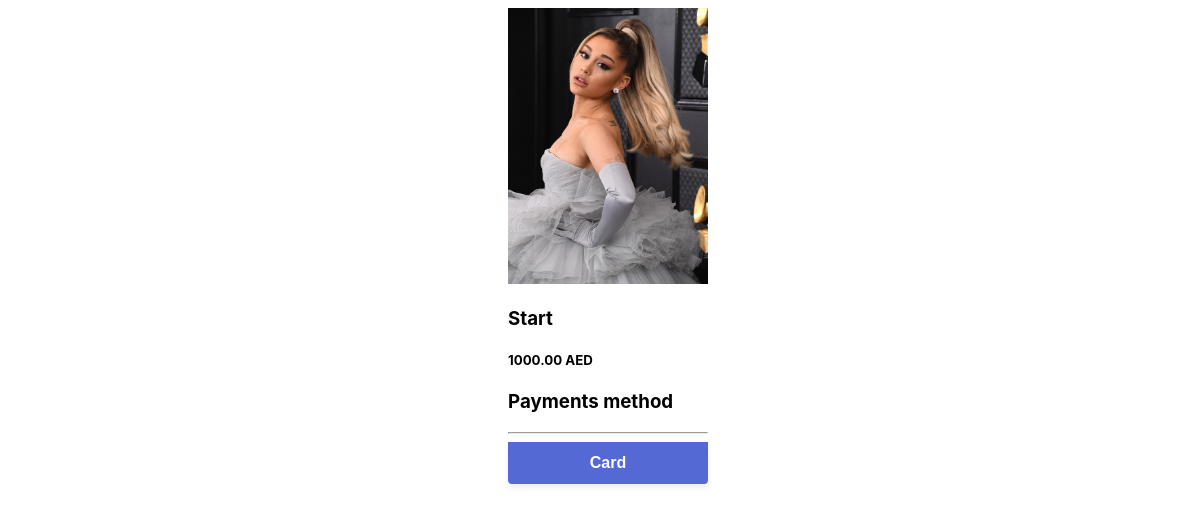
Page /landing-page/1/1/ on the earlier database version.
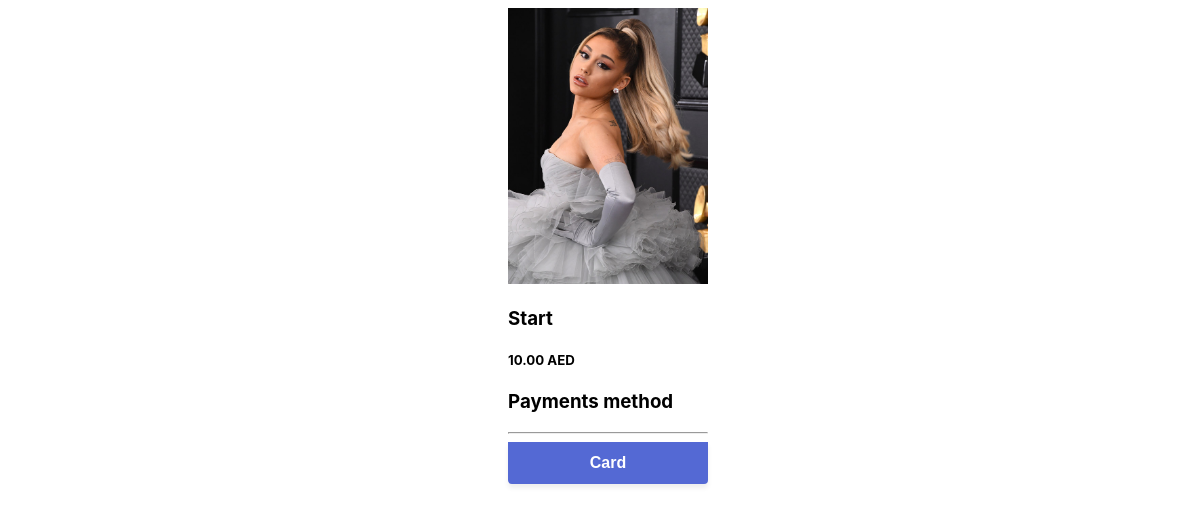
Same page on the later database version.
### products/models.py (models this page shows, shortened)
class Product(models.Model):
    name = models.CharField(verbose_name="Назва пакету", max_length=100)
    price = models.IntegerField(verbose_name="Ціна", default=0)  # cents
    vote = models.IntegerField(verbose_name="Кількість голосів", default=0)
    def get_display_price(self):
        return "{0:.2f}".format(self.price / 100)

### products/views.py (the view)
# urls.py: path('landing-page/<girl_id>/<product_id>/', ProductLandingPageView.as_view(), name='landing-page'),
class ProductLandingPageView(TemplateView):
    template_name = "payments/landing.html"
    def get_context_data(self, **kwargs):
        girl_id = self.kwargs["girl_id"]
        girl = Models.objects.get(id=girl_id)
        product_id = self.kwargs["product_id"]
        product = Product.objects.get(id=product_id)
        context = super(ProductLandingPageView, self).get_context_data(**kwargs)
        context.update({
            "product": product,
            "STRIPE_PUBLIC_KEY": settings.STRIPE_PUBLIC_KEY,
            'girl': girl
        })
        return context

### templates/payments/landing.html (shortened to what this page needs)
<!DOCTYPE html>
<html>
  <head>
      {% load static %}
    <link rel="stylesheet" href="{% static 'payments/css/main.css' %}">
  </head>
  <body>
    <section>
      <div class="product">
        <img src="../../../media/{{ girl.img }}" alt="The cover of Stubborn Attachments" style="width: 200px;"/>
        <div class="description">
            <h3>{{ product.name }}</h3>
            <h5>{{ product.get_display_price }} AED</h5>
        </div>
      </div>
      <h3>Payments method</h3>
      <hr />
      <button type="button" id="checkout-button">Card</button>
    </section>
  </body>
</html>

Differences in the rows shown:
changed Product "Start": get_display_price "1000.00" → "10.00"
